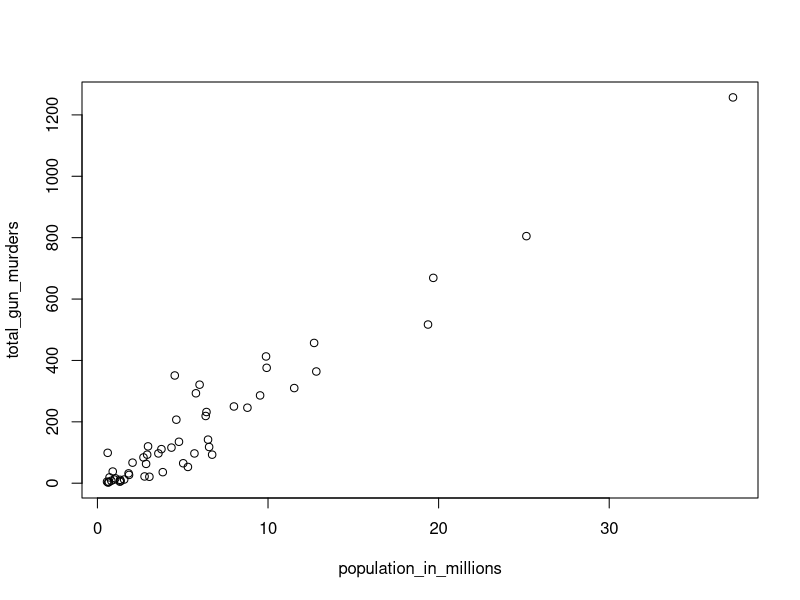
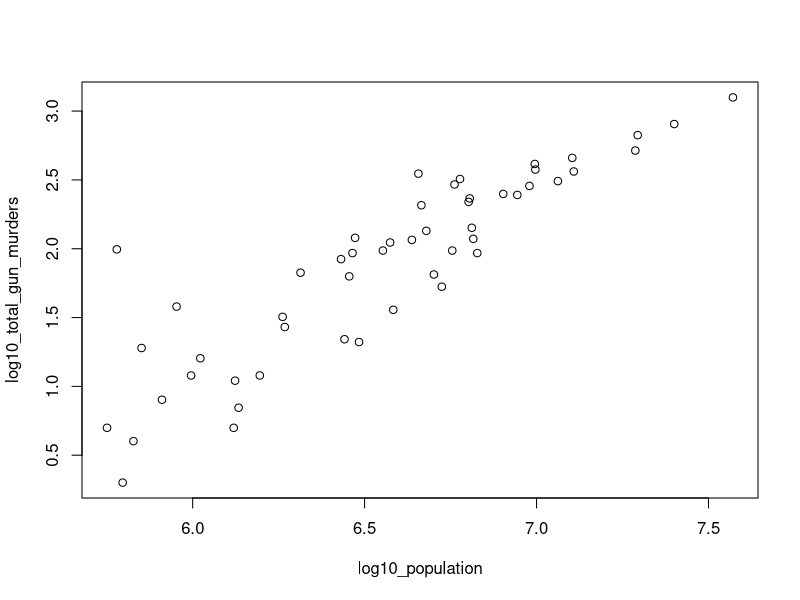
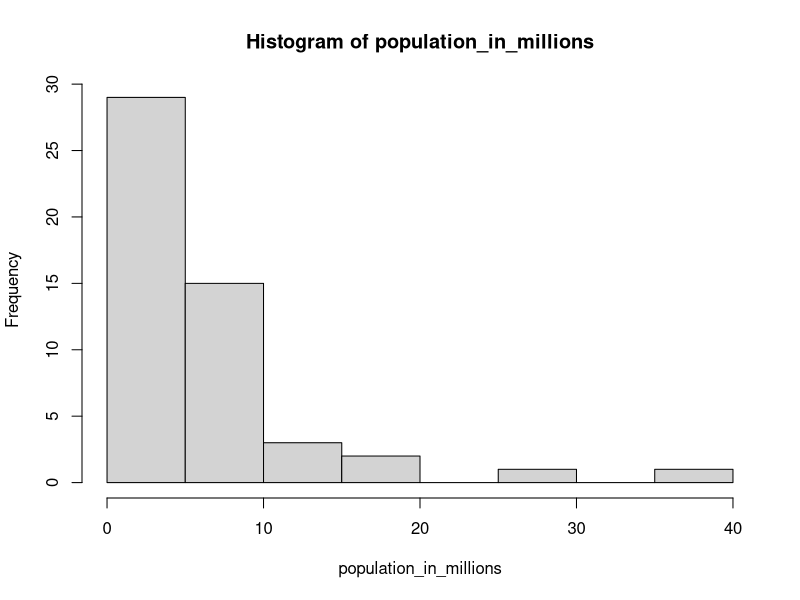
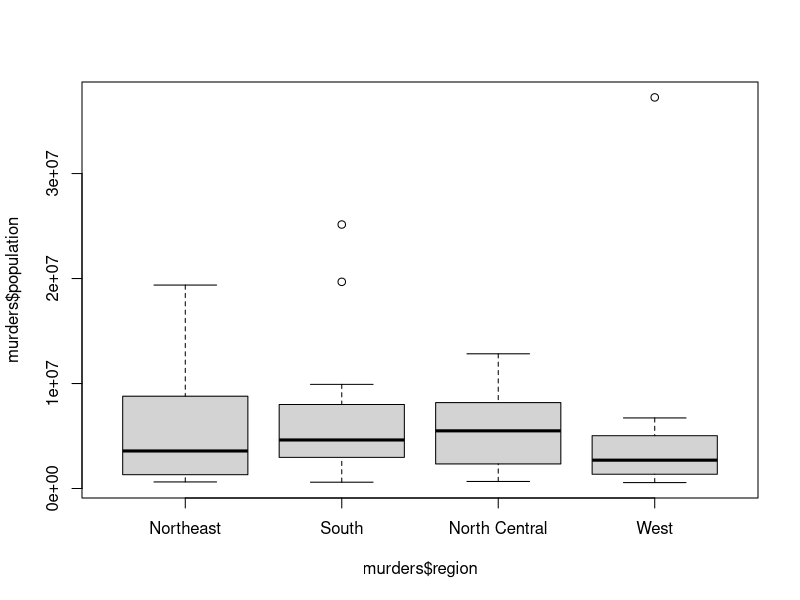

Source code (R) for these figures, in order:
# Here is how you compute the sum for the first 20 integers
20*(20+1)/2 

# However, we can define a variable to use the formula for other values of n
n <- 20
n*(n+1)/2

n <- 25
n*(n+1)/2

# Below, write code to calculate the sum of the first 100 integers
n <- 100
n*(n+1)/2

# Below, write code to calculate the sum of the first 1000 integers 
n<-1000
n*(n+1)/2

# log to the base 2 
log2(16)

# sqrt of the log to the base 2 of 16:
sqrt(log2(16))

# Compute log to the base 10 (log10) of the sqrt of 100. Do not use variables.
log10(sqrt(100))

# Load package and data

library(dslabs)
data(murders)

# Use the function names to extract the variable names 
names(murders)
# To access the population variable from the murders dataset use this code:
p <- murders$population 

# To determine the class of object `p` we use this code:
class(p)

# Use the accessor to extract state abbreviations and assign it to a
a<-murders$abb
# Determine the class of a
class(a)
# We extract the population like this:
p <- murders$population

# This is how we do the same with the square brackets:
o <- murders[["population"]] 

# We can confirm these two are the same
identical(o, p)

# Use square brackets to extract `abb` from `murders` and assign it to b
b <- murders[["abb"]]
# Check if `a` and `b` are identical 
identical(a, b)
# We can see the class of the region variable using class
class(murders$region)

# Determine the number of regions included in this variable 
length(levels(murders$region))
# Here is an example of what the table function does
x <- c("a", "a", "b", "b", "b", "c")
table(x)

# Write one line of code to show the number of states per region
table(murders$region)

# Here is an example creating a numeric vector named cost
cost <- c(50, 75, 90, 100, 150)

# Create a numeric vector to store the temperatures listed in the instructions into a vector named temp
# Make sure to follow the same order in the instructions
temp <- c(Beijing=35, Lagos= 88, Paris= 42, "Rio de Janeiro"= 84, "San Juan"= 81, Toronto=30)
temp

# here is an example of how to create a character vector
food <- c("pizza", "burgers", "salads", "cheese", "pasta")

# Create a character vector called city to store the city names
# Make sure to follow the same order as in the instructions
city <- c("Beijing", "Lagos", "Paris", "Rio de Janeiro", "San Juan", "Toronto")

# Associate the cost values with its corresponding food item
cost <- c(50, 75, 90, 100, 150)
food <- c("pizza", "burgers", "salads", "cheese", "pasta")
names(cost) <- food

# You already wrote this code
temp <- c(35, 88, 42, 84, 81, 30)
city <- c("Beijing", "Lagos", "Paris", "Rio de Janeiro", "San Juan", "Toronto")

# Associate the temperature values with its corresponding city
names(temp) <-city

# cost of the last 3 items in our food list:
cost[3:5]

# temperatures of the first three cities in the list:
temp[1:3]

# Access the cost of pizza and pasta from our food list 
cost[c(1,5)]

# Define temp
temp <- c(35, 88, 42, 84, 81, 30)
city <- c("Beijing", "Lagos", "Paris", "Rio de Janeiro", "San Juan", "Toronto")
names(temp) <- city

# Access the temperatures of Paris and San Juan
temp[c(3,5)]

# Create a vector m of integers that starts at 32 and ends at 99.
m <- 32:99

# Determine the length of object m.
length(m)

# Create a vector x of integers that starts at 12 and ends at 73.
x <- 12:73
# Determine the length of object x.
length(x)
# Create a vector with the multiples of 7, smaller than 50.
seq(7, 49, 7) 

# Create a vector containing all the positive odd numbers smaller than 100.
# The numbers should be in ascending order
seq(1,99,2)

# We can create a vector with the multiples of 7, smaller than 50 like this 
seq(7, 49, 7) 

# But note that the second argument does not need to be the last number
# It simply determines the maximum value permitted
# so the following line of code produces the same vector as seq(7, 49, 7)
seq(7, 50, 7)

# Create a sequence of numbers from 6 to 55, with 4/7 increments and determine its length
length(seq(6,55,4/7))

# Store the sequence in the object a
a <- seq(1, 10, length.out = 100)

# Determine the class of a
class(a)
a


# Store the sequence in the object a
a <- seq(1, 10)

# Determine the class of a
class(a)

# Check the class of 1, assigned to the object a
class(1)

# Confirm the class of 1L is integer
class(1L)

# Define the vector x
x <- c(1, 3, 5,"a")

# Note that the x is character vector
x

# Typecast the vector to get an integer vector
# You will get a warning but that is ok
x <- as.numeric(x)


# Access the `state` variable and store it in an object 
states <- murders$state 

# Sort the object alphabetically and redefine the object 
states <- sort(states) 

# Report the first alphabetical value  
states[1]

# Access population values from the dataset and store it in pop
pop <- murders$population
# Sort the object and save it in the same object 
pop <- sort(pop)
# Report the smallest population size 
pop[1]

# Access population from the dataset and store it in pop
pop <- murders$population
# Use the command order to find the vector of indexes that order pop and store in object ord
ord <- order(pop)
# Find the index number of the entry with the smallest population size
ord[1]
# Find the index of the smallest value for variable total 
which.min(murders$total)

# Find the index of the smallest value for population
which.min(murders$population)

# Define the variable i to be the index of the smallest state
i <- which.min(murders$population)

# Define variable states to hold the states
states <- murders$state
# Use the index you just defined to find the state with the smallest population
states[i]

# Store temperatures in an object 
temp <- c(35, 88, 42, 84, 81, 30)

# Store city names in an object 
city <- c("Beijing", "Lagos", "Paris", "Rio de Janeiro", "San Juan", "Toronto")

# Create data frame with city names and temperature 
city_temps <- data.frame(name = city, temperature = temp)

# Define a variable states to be the state names 
states <- murders$state

# Define a variable ranks to determine the population size ranks 
ranks <- rank(murders$population)

# Create a data frame my_df with the state name and its rank
my_df <- data.frame(state = states, rank = ranks)
my_df

# Define a variable states to be the state names from the murders data frame
states <- murders$state

# Define a variable ranks to determine the population size ranks 
ranks <-rank(murders$population)

# Define a variable ind to store the indexes needed to order the population values
ind <- order(murders$population)

# Create a data frame my_df with the state name and its rank and ordered from least populous to most 
my_df <- data.frame(state <- states[ind], rank<-ranks[ind] )
my_df

# Using new dataset 
library(dslabs)
data(na_example)

# Checking the structure 
str(na_example)

# Find out the mean of the entire dataset 
mean(na_example)

# Use is.na to create a logical index ind that tells which entries are NA
ind <- is.na(na_example)
# Determine how many NA ind has using the sum function
sum(ind)

# Note what we can do with the ! operator
x <- c(1, 2, 3)
ind <- c(FALSE, TRUE, FALSE)
x[!ind]

# Create the ind vector
library(dslabs)
data(na_example)
ind <- is.na(na_example)

# We saw that this gives an NA
mean(na_example)

# Compute the average, for entries of na_example that are not NA 
mean(na_example[!ind])

# Assign city names to `city` 
city <- c("Beijing", "Lagos", "Paris", "Rio de Janeiro", "San Juan", "Toronto")

# Store temperature values in `temp`
temp <- c(35, 88, 42, 84, 81, 30)

# Convert temperature into Celsius and overwrite the original values of 'temp' with these Celsius values
temp <- 5/9*(temp - 32)
# Create a data frame `city_temps` 
city_temps <- data.frame(name = city, temperature = temp)

# Define an object `x` with the numbers 1 through 100
x <- 1:100
# Compute the sum 
sum(1/x**2)

# Load the data
library(dslabs)
data(murders)

# Store the per 100,000 murder rate for each state in murder_rate
murder_rate <- murders$total / murders$population * 100000
# Calculate the average murder rate in the US 
mean(murder_rate)

# Here is how you compute the sum for the first 20 integers
20*(20+1)/2 

# However, we can define a variable to use the formula for other values of n
n <- 20
n*(n+1)/2

n <- 25
n*(n+1)/2

# Below, write code to calculate the sum of the first 100 integers
n <- 100
n*(n+1)/2

# Below, write code to calculate the sum of the first 1000 integers 
n<-1000
n*(n+1)/2

# log to the base 2 
log2(16)

# sqrt of the log to the base 2 of 16:
sqrt(log2(16))

# Compute log to the base 10 (log10) of the sqrt of 100. Do not use variables.
log10(sqrt(100))

# Load package and data

library(dslabs)
data(murders)

# Use the function names to extract the variable names 
names(murders)
# To access the population variable from the murders dataset use this code:
p <- murders$population 

# To determine the class of object `p` we use this code:
class(p)

# Use the accessor to extract state abbreviations and assign it to a
a<-murders$abb
# Determine the class of a
class(a)
# We extract the population like this:
p <- murders$population

# This is how we do the same with the square brackets:
o <- murders[["population"]] 

# We can confirm these two are the same
identical(o, p)

# Use square brackets to extract `abb` from `murders` and assign it to b
b <- murders[["abb"]]
# Check if `a` and `b` are identical 
identical(a, b)
# We can see the class of the region variable using class
class(murders$region)

# Determine the number of regions included in this variable 
length(levels(murders$region))
# Here is an example of what the table function does
x <- c("a", "a", "b", "b", "b", "c")
table(x)

# Write one line of code to show the number of states per region
table(murders$region)

# Here is an example creating a numeric vector named cost
cost <- c(50, 75, 90, 100, 150)

# Create a numeric vector to store the temperatures listed in the instructions into a vector named temp
# Make sure to follow the same order in the instructions
temp <- c(Beijing=35, Lagos= 88, Paris= 42, "Rio de Janeiro"= 84, "San Juan"= 81, Toronto=30)
temp

# here is an example of how to create a character vector
food <- c("pizza", "burgers", "salads", "cheese", "pasta")

# Create a character vector called city to store the city names
# Make sure to follow the same order as in the instructions
city <- c("Beijing", "Lagos", "Paris", "Rio de Janeiro", "San Juan", "Toronto")

# Associate the cost values with its corresponding food item
cost <- c(50, 75, 90, 100, 150)
food <- c("pizza", "burgers", "salads", "cheese", "pasta")
names(cost) <- food

# You already wrote this code
temp <- c(35, 88, 42, 84, 81, 30)
city <- c("Beijing", "Lagos", "Paris", "Rio de Janeiro", "San Juan", "Toronto")

# Associate the temperature values with its corresponding city
names(temp) <-city

# cost of the last 3 items in our food list:
cost[3:5]

# temperatures of the first three cities in the list:
temp[1:3]

# Access the cost of pizza and pasta from our food list 
cost[c(1,5)]

# Define temp
temp <- c(35, 88, 42, 84, 81, 30)
city <- c("Beijing", "Lagos", "Paris", "Rio de Janeiro", "San Juan", "Toronto")
names(temp) <- city

# Access the temperatures of Paris and San Juan
temp[c(3,5)]

# Create a vector m of integers that starts at 32 and ends at 99.
m <- 32:99

# Determine the length of object m.
length(m)

# Create a vector x of integers that starts at 12 and ends at 73.
x <- 12:73
# Determine the length of object x.
length(x)
# Create a vector with the multiples of 7, smaller than 50.
seq(7, 49, 7) 

# Create a vector containing all the positive odd numbers smaller than 100.
# The numbers should be in ascending order
seq(1,99,2)

# We can create a vector with the multiples of 7, smaller than 50 like this 
seq(7, 49, 7) 

# But note that the second argument does not need to be the last number
# It simply determines the maximum value permitted
# so the following line of code produces the same vector as seq(7, 49, 7)
seq(7, 50, 7)

# Create a sequence of numbers from 6 to 55, with 4/7 increments and determine its length
length(seq(6,55,4/7))

# Store the sequence in the object a
a <- seq(1, 10, length.out = 100)

# Determine the class of a
class(a)
a


# Store the sequence in the object a
a <- seq(1, 10)

# Determine the class of a
class(a)

# Check the class of 1, assigned to the object a
class(1)

# Confirm the class of 1L is integer
class(1L)

# Define the vector x
x <- c(1, 3, 5,"a")

# Note that the x is character vector
x

# Typecast the vector to get an integer vector
# You will get a warning but that is ok
x <- as.numeric(x)


# Access the `state` variable and store it in an object 
states <- murders$state 

# Sort the object alphabetically and redefine the object 
states <- sort(states) 

# Report the first alphabetical value  
states[1]

# Access population values from the dataset and store it in pop
pop <- murders$population
# Sort the object and save it in the same object 
pop <- sort(pop)
# Report the smallest population size 
pop[1]

# Access population from the dataset and store it in pop
pop <- murders$population
# Use the command order to find the vector of indexes that order pop and store in object ord
ord <- order(pop)
# Find the index number of the entry with the smallest population size
ord[1]
# Find the index of the smallest value for variable total 
which.min(murders$total)

# Find the index of the smallest value for population
which.min(murders$population)

# Define the variable i to be the index of the smallest state
i <- which.min(murders$population)

# Define variable states to hold the states
states <- murders$state
# Use the index you just defined to find the state with the smallest population
states[i]

# Store temperatures in an object 
temp <- c(35, 88, 42, 84, 81, 30)

# Store city names in an object 
city <- c("Beijing", "Lagos", "Paris", "Rio de Janeiro", "San Juan", "Toronto")

# Create data frame with city names and temperature 
city_temps <- data.frame(name = city, temperature = temp)

# Define a variable states to be the state names 
states <- murders$state

# Define a variable ranks to determine the population size ranks 
ranks <- rank(murders$population)

# Create a data frame my_df with the state name and its rank
my_df <- data.frame(state = states, rank = ranks)
my_df

# Define a variable states to be the state names from the murders data frame
states <- murders$state

# Define a variable ranks to determine the population size ranks 
ranks <-rank(murders$population)

# Define a variable ind to store the indexes needed to order the population values
ind <- order(murders$population)

# Create a data frame my_df with the state name and its rank and ordered from least populous to most 
my_df <- data.frame(state <- states[ind], rank<-ranks[ind] )
my_df

# Using new dataset 
library(dslabs)
data(na_example)

# Checking the structure 
str(na_example)

# Find out the mean of the entire dataset 
mean(na_example)

# Use is.na to create a logical index ind that tells which entries are NA
ind <- is.na(na_example)
# Determine how many NA ind has using the sum function
sum(ind)

# Note what we can do with the ! operator
x <- c(1, 2, 3)
ind <- c(FALSE, TRUE, FALSE)
x[!ind]

# Create the ind vector
library(dslabs)
data(na_example)
ind <- is.na(na_example)

# We saw that this gives an NA
mean(na_example)

# Compute the average, for entries of na_example that are not NA 
mean(na_example[!ind])

# Assign city names to `city` 
city <- c("Beijing", "Lagos", "Paris", "Rio de Janeiro", "San Juan", "Toronto")

# Store temperature values in `temp`
temp <- c(35, 88, 42, 84, 81, 30)

# Convert temperature into Celsius and overwrite the original values of 'temp' with these Celsius values
temp <- 5/9*(temp - 32)
# Create a data frame `city_temps` 
city_temps <- data.frame(name = city, temperature = temp)

# Define an object `x` with the numbers 1 through 100
x <- 1:100
# Compute the sum 
sum(1/x**2)

# Load the data
library(dslabs)
data(murders)

# Store the per 100,000 murder rate for each state in murder_rate
murder_rate <- murders$total / murders$population * 100000
# Calculate the average murder rate in the US 
mean(murder_rate)


# Store the 3 abbreviations in a vector called `abbs` (remember that they are character vectors and need quotes)
abbs=c("AK","MI","IA")
# Match the abbs to the murders$abb and store in ind
ind <- match(abbs, murders$abb,  nomatch = NA_integer_, incomparables = NULL)
ind
# Print state names from ind
murders$state[ind]

# Store the 5 abbreviations in `abbs`. (remember that they are character vectors)
abbs=c("MA","ME","MI","MO","MU")

# Use the %in% command to check if the entries of abbs are abbreviations in the the murders data frame
abbs %in% murders$abb
# Store the 5 abbreviations in abbs. (remember that they are character vectors)
abbs <- c("MA", "ME", "MI", "MO", "MU") 

# Use the `which` command and `!` operator to find out which index abbreviations are not actually part of the dataset and store in `ind`
ind <- which(! abbs %in% murders$abb)
ind
# Names of abbreviations in `ind`
abbs[ind]

# Store the murder rate per 100,000 for each state, in `murder_rate`
murder_rate <- murders$total / murders$population * 100000

# Store the `murder_rate < 1` in `low` 
low <- murder_rate <1
low

# Store the murder rate per 100,000 for each state, in murder_rate
murder_rate <- murders$total/murders$population*100000

# Store the murder_rate < 1 in low 
low <- murder_rate < 1

# Get the indices of entries that are below 1
which(low)
# Store the murder rate per 100,000 for each state, in murder_rate
murder_rate <- murders$total/murders$population*100000

# Store the murder_rate < 1 in low 
low <- murder_rate < 1

# Names of states with murder rates lower than 1
murders$state[low]

# Store the murder rate per 100,000 for each state, in `murder_rate`
murder_rate <- murders$total/murders$population*100000

# Store the `murder_rate < 1` in `low` 
low <- murder_rate < 1

# Create a vector ind for states in the Northeast and with murder rates lower than 1. 
ind <- low & murders$region == "Northeast"
# Names of states in `ind` 
murders$state[ind]

# Store the murder rate per 100,000 for each state, in murder_rate
murder_rate <- murders$total/murders$population*100000


# Compute the average murder rate using `mean` and store it in object named `avg`
avg = mean(murder_rate)

# How many states have murder rates below avg ? Check using sum 
s <- sum(c(murder_rate < avg))

# Store the 3 abbreviations in a vector called `abbs` (remember that they are character vectors and need quotes)
abbs=c("AK","MI","IA")
# Match the abbs to the murders$abb and store in ind
ind <- match(abbs, murders$abb,  nomatch = NA_integer_, incomparables = NULL)
ind
# Print state names from ind
murders$state[ind]

# Store the 5 abbreviations in `abbs`. (remember that they are character vectors)
abbs=c("MA","ME","MI","MO","MU")

# Use the %in% command to check if the entries of abbs are abbreviations in the the murders data frame
abbs %in% murders$abb

# Store the 5 abbreviations in abbs. (remember that they are character vectors)
abbs <- c("MA", "ME", "MI", "MO", "MU") 

# Use the `which` command and `!` operator to find out which index abbreviations are not actually part of the dataset and store in `ind`
ind <- which(! abbs %in% murders$abb)
ind
# Names of abbreviations in `ind`
abbs[ind]


# Loading data
library(dslabs)
data(murders)

# Loading dplyr
library(dplyr)

# Redefine murders so that it includes a column named rate with the per 100,000 murder rates
murders <-mutate(murders, rate = total/population*100000)

# Note that if you want ranks from highest to lowest you can take the negative and then compute the ranks 
x <- c(88, 100, 83, 92, 94)
rank(-x)

# Defining rate
rate <-  murders$total/ murders$population * 100000

# Redefine murders to include a column named rank
# with the ranks of rate from highest to lowest
murders <- mutate(murders, rank(-rate))

# Load dplyr
library(dplyr)

# Use select to only show state names and abbreviations from murders
select(murders, state, abb)

# Add the necessary columns
murders <- mutate(murders, rate = total/population * 100000, rank = rank(-rate))

# Filter to show the top 5 states with the highest murder rates
filter(murders, rank <= 5)

# Use filter to create a new data frame no_south
no_south <- filter(murders, region != "South")
# Use nrow() to calculate the number of rows
nrow(no_south)

# Create a new data frame called murders_nw with only the states from the northeast and the west
murders_nw <- filter(murders, region == "Northeast" | region == "West")
# Number of states (rows) in this category 
nrow(murders_nw)

# add the rate column
murders <- mutate(murders, rate =  total / population * 100000, rank = rank(-rate))

# Create a table, call it my_states, that satisfies both the conditions 
my_states <- filter(murders,  (region == "Northeast" | region == "West") & rate <1)
# Use select to show only the state name, the murder rate and the rank
select(my_states, state, rate, rank)

# Load library
library(dplyr)

## Define the rate column
murders <- mutate(murders, rate =  total / population * 100000, rank = rank(-rate))

# show the result and only include the state, rate, and rank columns, all in one line
 filter(murders,  (region == "Northeast" | region == "West") & rate <1) %>% select(state, rate, rank)

# Loading the libraries
library(dplyr)
data(murders)

# Create new data frame called my_states (with specifications in the instructions)


## Define the rate column
my_states <- murders %>% mutate(rate =  total / population * 100000, rank = rank(-rate)) %>% filter((region == "Northeast" | region == "West") & rate <1) %>% select(state, rate, rank)


# Load the datasets and define some variables
library(dslabs)
data(murders)

population_in_millions <- murders$population/10^6
total_gun_murders <- murders$total

plot(population_in_millions, total_gun_murders)

# Transform population using the log10 transformation and save to object log10_population
log10_population <- log10(murders$population)

# Transform total gun murders using log10 transformation and save to object log10_total_gun_murders
log10_total_gun_murders <- log10(murders$total)
# Create a scatterplot with the log scale transformed population and murders 
plot(log10_population, log10_total_gun_murders)

# Store the population in millions and save to population_in_millions 
population_in_millions <- murders$population/10^6


# Create a histogram of this variable
hist(population_in_millions)

# Create a boxplot of state populations by region for the murders dataset
boxplot(murders$population~murders$region)
